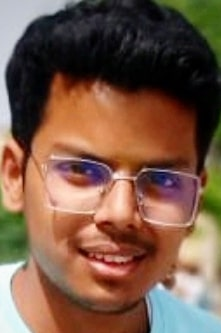
#> input picture test.jpg, 221 x 333 px
$ python -i face_detection.py   (imports and definitions only)
#> lines starting #> are read from the running program, lines starting #| are printed output that depends on the picture; after the words box and inside, x2 and y2 are one past the last pixel; in counts of white or black regions, pixels touching at a corner belong together
import cv2

face_cascade = cv2.CascadeClassifier(cv2.data.haarcascades + 'haarcascade_frontalface_default.xml')

def detect_faces_in_image(image_path):
#> called with image_path = 'test.jpg'
    image = cv2.imread(image_path)
#> image is the input picture: shape (333, 221, 3); mean B, G, R 73.2, 91.3, 122.9
    if image is None:
        print("Error: Image not found. Check the path!")
        return

    gray = cv2.cvtColor(image, cv2.COLOR_BGR2GRAY)
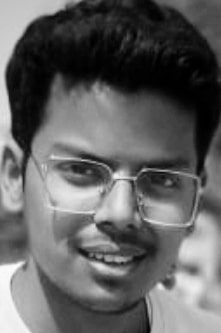
#> gray: shape (333, 221); min 0, max 253, mean 98.7
    faces = face_cascade.detectMultiScale(gray, scaleFactor=1.1, minNeighbors=5, minSize=(30, 30))
#> faces = [[24, 107, 187, 187]]

    for (x, y, w, h) in faces:
        cv2.rectangle(image, (x, y), (x + w, y + h), (255, 0, 0), 2)
#> this loop made 1 pass
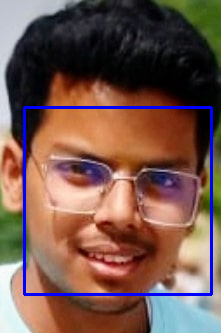
#> image: shape (333, 221, 3); 3.04% of pixels changed, all inside (x1, y1, x2, y2) = (23, 106, 213, 296)

    resized_image = cv2.resize(image, (500, 500))
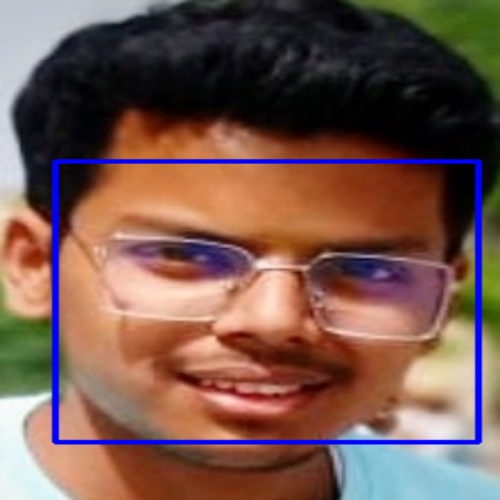
#> resized_image: shape (500, 500, 3); mean B, G, R 78.6, 88.1, 118.8
    cv2.imshow("Face Detection - Image", resized_image)
    cv2.waitKey(0)
    cv2.destroyAllWindows()

def detect_faces_in_webcam():
    cap = cv2.VideoCapture(0)

    while True:
        ret, frame = cap.read()
        if not ret:
            print("Error: Could not access webcam.")
            break

        gray = cv2.cvtColor(frame, cv2.COLOR_BGR2GRAY)
        faces = face_cascade.detectMultiScale(gray, scaleFactor=1.1, minNeighbors=5)

        for (x, y, w, h) in faces:
            cv2.rectangle(frame, (x, y), (x + w, y + h), (255, 0, 0), 2)

        cv2.imshow('Webcam Face Detection (Press SPACE to Capture, Q to Quit)', frame)

        key = cv2.waitKey(1) & 0xFF
        if key == ord(' '):
            cv2.imwrite("captured_face.jpg", frame)
            print("Image captured and saved as 'captured_face.jpg'")
            break
        elif key == ord('q'):
            break

    cap.release()
    cv2.destroyAllWindows()

>>> result = detect_faces_in_image('test.jpg')
